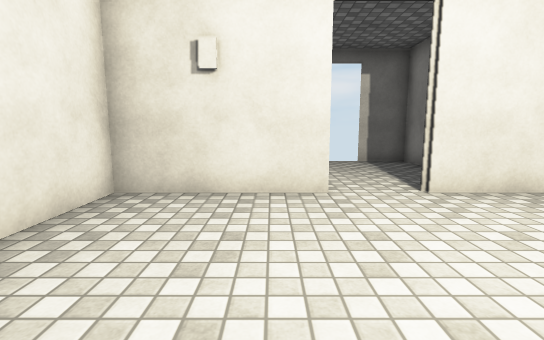
[1] (above)

16 first-person views from a walk through a Unity game level. The camera is 1.2 m above the floor, tilts 8° down and sees 85° across. The floor is counted in squares, 1 m on a side. Each view is taken from the middle of a square. On the plan, view 1 faces up. The plan holds only what a view shows up to about 13 squares ahead; the rest is blank. The place goes on beyond the plan. The player is left out. Door leaves are left out, so doorways stand open. Surface patterns are stand-ins for the level's own textures.

[2]
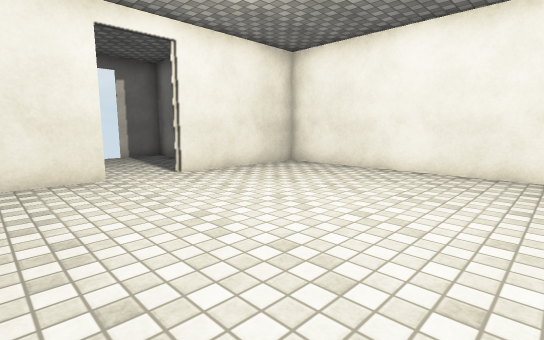

[3]
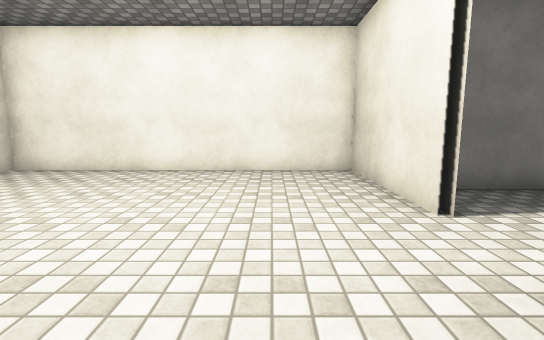

[4]
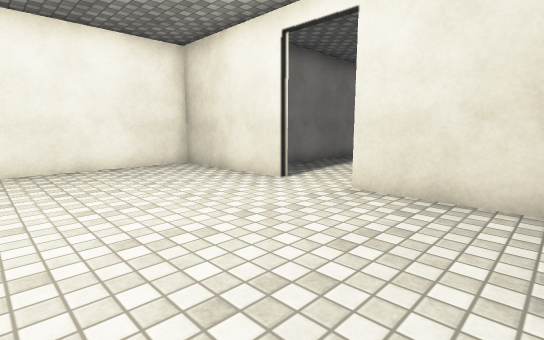

[5]
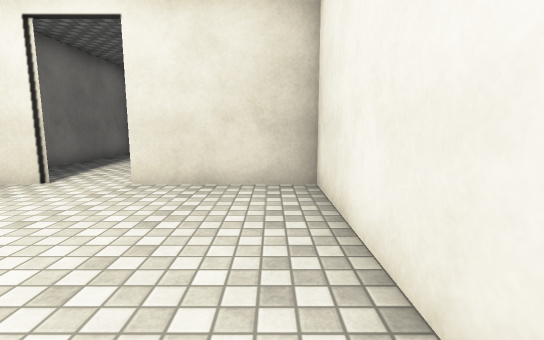

[6]
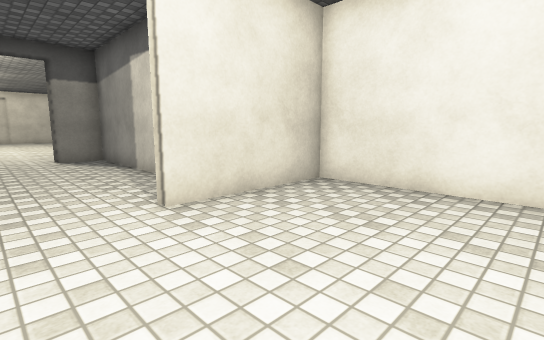

[7]
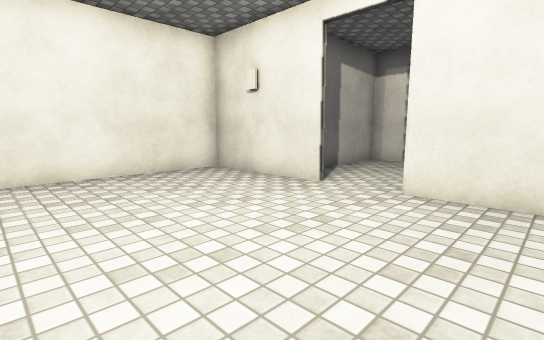

[8]
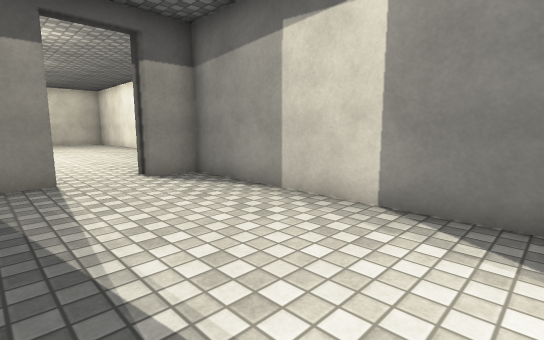

[9]
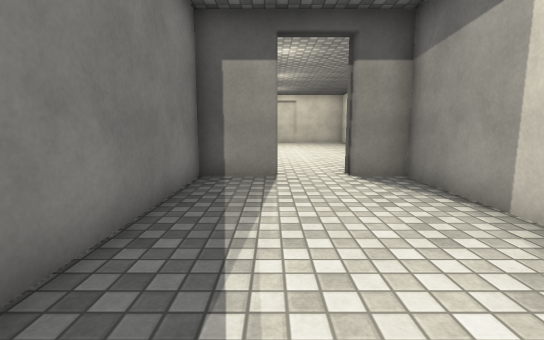

[10]
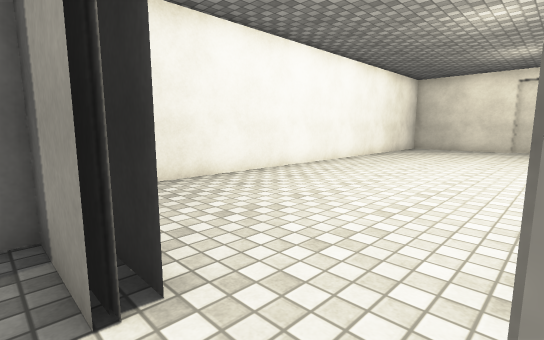

[11]
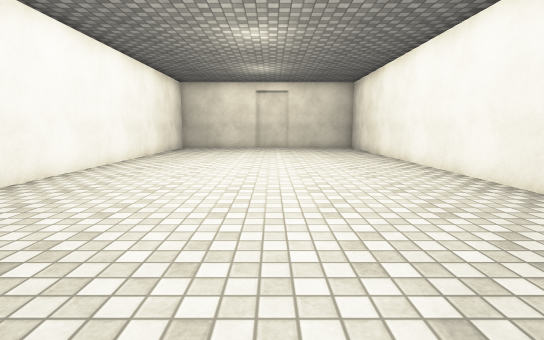

[12]
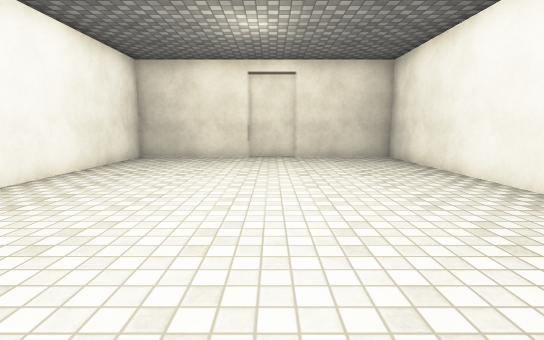

[13]
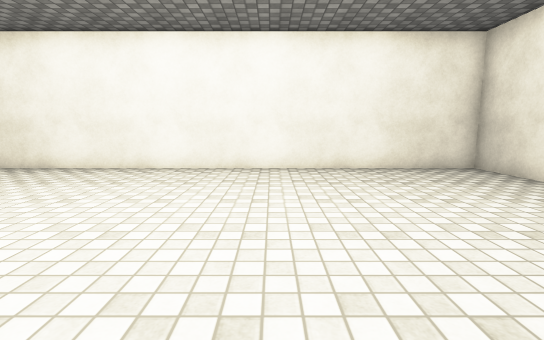

[14]
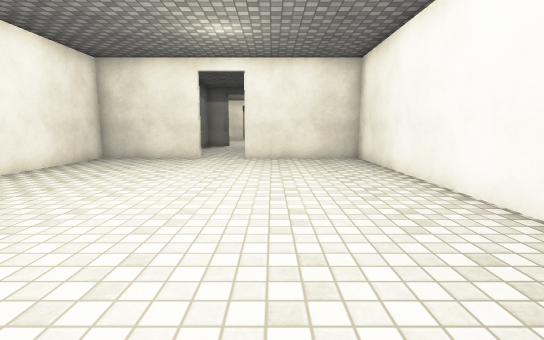

[15]
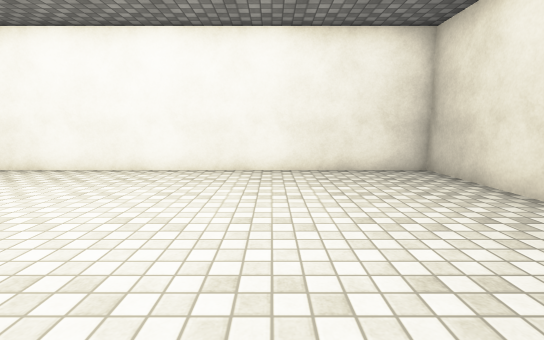

[16]
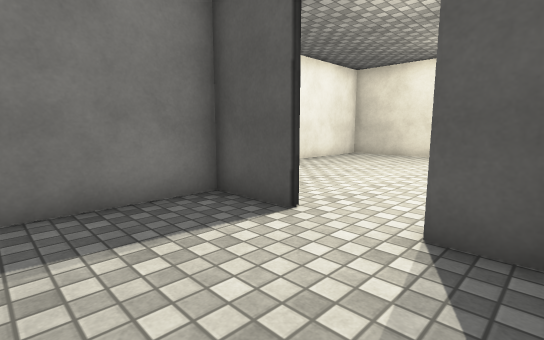

### Floor plan
Ten units are one square. View 1 is at (0, 0); x grows to the right and y downward. Boxes are objects, and circles mark ways between rooms. Rooms are numbered by the first view taken in them; rooms with no view inside come last. Other rooms are left out.
<svg viewBox="-35 -115 115 429">
<path fill="none" stroke="#000" d="M11 -55 -30 -55 -30 43 11 43M29 43 75 43 75 -55 28 -55M29 45 34 45M-4 51 -4 124 11 124M27 124 48 124 48 56M29 128 40 128M29 305 75 305 75 128 29 128M9 309 31 309M11 128 -30 128 -30 305 10 305M9 -108 -4 -108 -4 -76M27 -57 48 -57 48 -108 31 -108M0 -57 11 -57"/>
<circle cx="20" cy="40" r="3" fill="#2a7"/>
<circle cx="20" cy="-60" r="3" fill="#2a7"/>
<circle cx="20" cy="130" r="3" fill="#2a7"/>
<text x="20" y="-10">1</text>
<text x="20" y="80">2</text>
<text x="20" y="220">3</text>
<text x="20" y="-90">4</text>
</svg>
Room 1 opens to room 2. Room 1 opens to room 4. Room 2 opens to room 3.

Where each view was taken, in squares from view 1:
view 1: 0 up, 0 right, facing up
view 2: 2 down, 1 left, facing up-right
view 3: 2 down, 1 left, facing right
view 4: 1 up, 2 left, facing down-right
view 5: 2 up, 2 left, facing down
view 6: 0 up, 3 right, facing down-left
view 7: 0 up, 5 right, facing up-left
view 8: 5 down, 4 right, facing down-left
view 9: 5 down, 3 right, facing down
view 10: 12 down, 1 right, facing down-right
view 11: 12 down, 2 right, facing down
view 12: 18 down, 2 right, facing down
view 13: 19 down, 6 right, facing left
view 14: 25 down, 4 right, facing up
view 15: 26 down, 1 left, facing right
view 16: 9 up, 0 right, facing down-right
